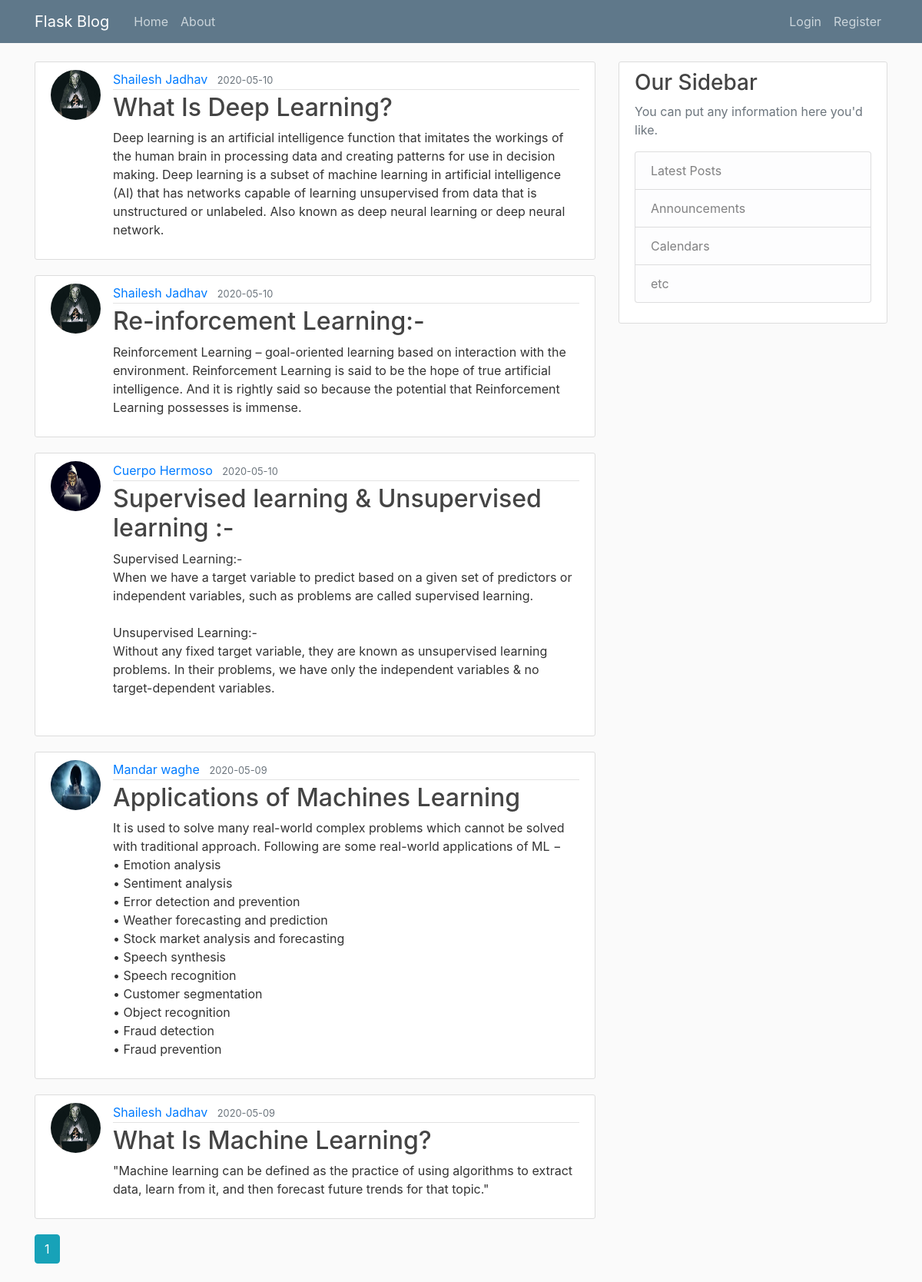
The page /home on the database its author committed.
### Flaskblog/models.py (models this page shows, shortened)
class Post(db.Model):
    id = db.Column(db.Integer, primary_key=True)
    title = db.Column(db.String(100), nullable=False)
    date_posted = db.Column(db.DateTime, nullable=False, default=datetime.utcnow)
    content = db.Column(db.Text, nullable=False)
    user_id = db.Column(db.Integer, db.ForeignKey('user.id'), nullable=False)

class User(db.Model, UserMixin):
    id = db.Column(db.Integer, primary_key=True)
    username = db.Column(db.String(20), unique=True, nullable=False)
    email = db.Column(db.String(120), unique=True, nullable=False)
    image_file = db.Column(db.String(20), nullable=False, default='default.jpg')
    password = db.Column(db.String(60), nullable=False)
    posts = db.relationship('Post', backref='author', lazy=True)

### Flaskblog/routes.py (the view)
@app.route("/")
@app.route("/home")
def home():
    page = request.args.get('page', 1, type=int)
    posts = Post.query.order_by(Post.date_posted.desc()).paginate(page=page, per_page=5)
    return render_template('home.html', posts=posts)

### Flaskblog/templates/home.html
{% extends "layout.html" %}
{% block content %}
    {% for post in posts.items %}
        <article class="media content-section">
          <img class="rounded-circle article-img" src="{{ url_for('static', filename='profile_pics/' + post.author.image_file) }}">
          <div class="media-body">
            <div class="article-metadata">
              <a class="mr-2" href="#">{{ post.author.username }}</a>
              <small class="text-muted">{{ post.date_posted.strftime('%Y-%m-%d') }}</small>
            </div>
            <h2><a class="article-title" href="{{ url_for('post', post_id=post.id) }}">{{ post.title }}</a></h2>
            <p class="article-content">{{ post.content }}</p>
          </div>
        </article>
    {% endfor %}
    {% for page_num in posts.iter_pages(left_edge=1, right_edge=1, left_current=1, right_current=2) %}
        {% if page_num %}
          {% if posts.page == page_num %}
            <a class="btn btn-info mb-4" href="{{ url_for('home', page=page_num) }}">{{ page_num }}</a>
          {% else %}
            <a class="btn btn-outline-info mb-4" href="{{ url_for('home', page=page_num) }}">{{ page_num }}</a>
          {% endif %}
        {% else %}
            ...
        {% endif %}
      {% endfor %}
{% endblock content %}

### Flaskblog/templates/layout.html (shortened to what this page needs)
<!DOCTYPE html>
<html>
<head>
    <link rel="stylesheet" href="https://maxcdn.bootstrapcdn.com/bootstrap/4.0.0/css/bootstrap.min.css">
    <link rel="stylesheet" type="text/css" href="{{ url_for('static', filename='main.css') }}">
</head>
<body>
    <header class="site-header">
      <nav class="navbar navbar-expand-md navbar-dark bg-steel fixed-top">
        <div class="container">
          <a class="navbar-brand mr-4" href="/">Flask Blog</a>
          <div class="collapse navbar-collapse" id="navbarToggle">
            <div class="navbar-nav mr-auto">
              <a class="nav-item nav-link" href="{{ url_for('home') }}">Home</a>
              <a class="nav-item nav-link" href="{{ url_for('about') }}">About</a>
            </div>
            <div class="navbar-nav">
              {% if current_user.is_authenticated %}
                <a class="nav-item nav-link" href="{{ url_for('new_post') }}">New Post</a>
                <a class="nav-item nav-link" href="{{ url_for('account') }}">Account</a>
                <a class="nav-item nav-link" href="{{ url_for('logout') }}">Logout</a>
              {% else %}
                <a class="nav-item nav-link" href="{{ url_for('login') }}">Login</a>
                <a class="nav-item nav-link" href="{{ url_for('register') }}">Register</a>
              {% endif %}
            </div>
          </div>
        </div>
      </nav>
    </header>
    <main role="main" class="container">
      <div class="row">
        <div class="col-md-8">
          {% block content %}{% endblock %}
        </div>
        <div class="col-md-4">
          <div class="content-section">
            <h3>Our Sidebar</h3>
            <p class='text-muted'>You can put any information here you'd like.
              <ul class="list-group">
                <li class="list-group-item list-group-item-light">Latest Posts</li>
                <li class="list-group-item list-group-item-light">Announcements</li>
                <li class="list-group-item list-group-item-light">Calendars</li>
                <li class="list-group-item list-group-item-light">etc</li>
              </ul>
            </p>
          </div>
        </div>
      </div>
    </main>
</body>
</html>

### Flaskblog/static/main.css (style rules this page uses)
body { background: #fafafa; color: #333333; margin-top: 5rem; }
h1, h2, h3, h4, h5, h6 { color: #444444; }
.bg-steel { background-color: #5f788a; }
.site-header .navbar-nav .nav-link { color: #cbd5db; }
.content-section { background: #ffffff; padding: 10px 20px; border: 1px solid #dddddd; border-radius: 3px; margin-bottom: 20px; }
.article-title { color: #444444; }
.article-content { white-space: pre-line; }
.article-img { height: 65px; width: 65px; margin-right: 16px; }
.article-metadata { padding-bottom: 1px; margin-bottom: 4px; border-bottom: 1px solid #e3e3e3 }

### rows shown on the page
Post: image_file (picture), author.username "Shailesh Jadhav", date_posted "2020-05-10", title "What Is Deep Learning?", content "Deep learning is an artificial intelligence function that imitates the workings of the human brain in processing data and creating patterns for use in decision making. Deep learning is a subset of machine learning in artificial intelligence (AI) that has networks capable of learning unsupervised from data that is unstructured or unlabeled. Also known as deep neural learning or deep neural network."
Post: image_file (picture), author.username "Shailesh Jadhav", date_posted "2020-05-10", title "Re-inforcement Learning:-", content "Reinforcement Learning – goal-oriented learning based on interaction with the environment. Reinforcement Learning is said to be the hope of true artificial intelligence. And it is rightly said so because the potential that Reinforcement Learning possesses is immense."
Post: image_file (picture), author.username "Cuerpo Hermoso", date_posted "2020-05-10", title "Supervised learning & Unsupervised learning :-", content "Supervised Learning:- When we have a target variable to predict based on a given set of predictors or independent variables, such as problems are called supervised learning. Unsupervised Learning:- Without any fixed target variable, they are known as unsupervised learning problems. In their problems, we have only the independent variables & no target-dependent variables."
Post: image_file (picture), author.username "Mandar waghe", date_posted "2020-05-09", title "Applications of Machines Learning", content "It is used to solve many real-world complex problems which cannot be solved with traditional approach. Following are some real-world applications of ML − • Emotion analysis • Sentiment analysis • Error detection and prevention • Weather forecasting and prediction • Stock market analysis and forecasting • Speech synthesis • Speech recognition • Customer segmentation • Object recognition • Fraud detection • Fraud prevention"
Post: image_file (picture), author.username "Shailesh Jadhav", date_posted "2020-05-09", title "What Is Machine Learning?", content "\"Machine learning can be defined as the practice of using algorithms to extract data, learn from it, and then forecast future trends for that topic.\""

### other values the page prints
{{ page_num }} "1"
